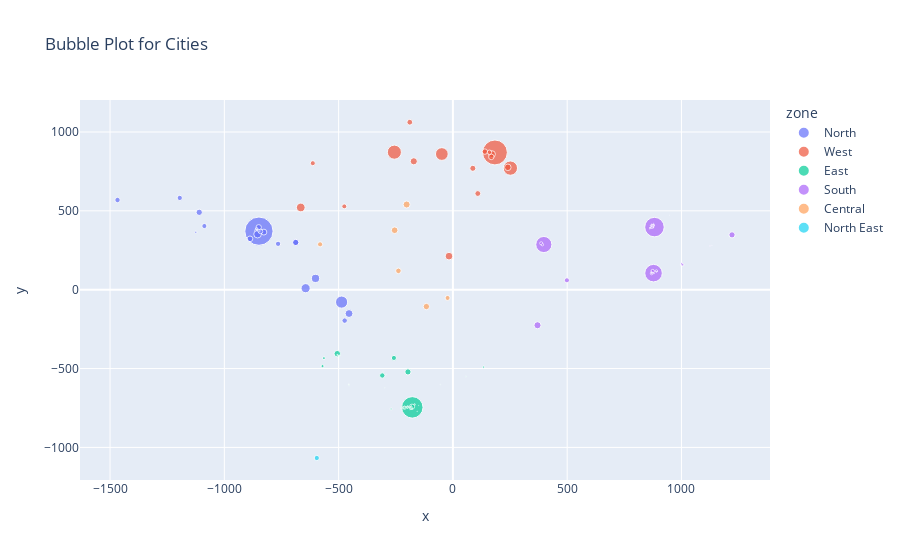

Notebook code for this chart:
### Markdown cell above
# Visualization

### Code cell
import plotly.express as px

# Assuming fit_data contains the 2D positions and df is the original DataFrame
# Also, assuming 'population' and 'zone' columns exist in the original DataFrame

# # Create a DataFrame for the bubble plot
# bubble_data = pd.DataFrame({
#     'City': df['city'],
#     'X': [pos[0] for pos in fit_data],  # First dimension from fit_data
#     'Y': [pos[1] for pos in fit_data], # Second dimension from MDS
#     'Population': df['population'],
#     'Zone': df['zone']
# })

# Create the bubble plot using Plotly
fig = px.scatter(df, x=fit_data[:,0], y=fit_data[:,1], size='population', color='zone',
                 hover_name='city', 
                 labels={'population': 'population'},
                 title='Bubble Plot for Cities')

fig.update_traces(marker=dict(sizemode='diameter',opacity=0.7),selector=dict(mode='marker+text',textfont_size=10))
# Show the plot
fig.show()

### Figure 1 — Plotly figure (JSON) as saved in the notebook; plotly's stock layout.template omitted (floating-point values rounded to 4 significant figures)
{"data": [{"hovertemplate": "<b>%{hovertext}</b><br><br>zone=North<br>x=%{x}<br>y=%{y}<br>population=%{marker.size}<extra></extra>", "hovertext": ["Delhi", "Prayagraj", "Lucknow", "Cawnpore", "Mirzāpur", "Ghāziābād", "Ludhiāna", "Agwār", "Āgra", "Farīdābād", "Meerut", "Najafgarh", "Vārānasi", "Srīnagar", "Amritsar", "Alīgarh", "Chandīgarh", "Kālkāji Devi", "New Delhi", "Shimla", "Sultānpur Mazra", "Bhālswa Jahangirpur", "Nāngloi Jāt"], "legendgroup": "North", "marker": {"color": "#636efa", "size": [32226000, 5954391, 3382000, 2701324, 2496970, 2375820, 1618879, 1585705, 1585704, 1404653, 1305429, 1203180, 1198491, 1180570, 1132383, 1131160, 1055450, 824177, 249998, 206575, 163716, 151427, 150371], "sizemode": "area", "sizeref": 80565, "symbol": "circle"}, "mode": "markers", "name": "North", "orientation": "v", "showlegend": true, "type": "scatter", "x": [-848.6, -486.9, -644.4, -601.1, -454.5, -854.6, -1110.0, -687.6, -687.6, -827.0, -887.8, -849.5, -473.5, -1467.0, -1195.0, -764.9, -1087.0, -841.7, -849.1, -1125.0, -859.0, -862.8, -857.4], "xaxis": "x", "y": [371.1, -78.58, 9.329, 71.68, -151.2, 352.2, 490.7, 299.6, 299.6, 365.2, 322.5, 395.6, -195.9, 568.7, 581.8, 290.8, 403.6, 369.3, 373.2, 364.2, 386.5, 377.0, 386.8], "yaxis": "y"}, {"hovertemplate": "<b>%{hovertext}</b><br><br>zone=West<br>x=%{x}<br>y=%{y}<br>population=%{marker.size}<extra></extra>", "hovertext": ["Mumbai", "Pune", "Ahmedabad", "Sūrat", "Jaipur", "Nāgpur", "Vadodara", "Thāne", "Chinchvad", "Nāsik", "Aurangābād", "Rājkot", "Kalamboli", "Vasai", "Jodhpur", "Kota", "Bhayandar"], "legendgroup": "West", "marker": {"color": "#EF553B", "size": [24973000, 8231000, 8009000, 6538000, 3073350, 2405665, 2065771, 1886941, 1729320, 1486053, 1371330, 1335397, 1246381, 1222390, 1033918, 1001694, 809378], "sizemode": "area", "sizeref": 80565, "symbol": "circle"}, "mode": "markers", "name": "West", "orientation": "v", "showlegend": true, "type": "scatter", "x": [183.9, 251.5, -256.1, -48.38, -665.7, -17.06, -171.1, 171.1, 240.3, 87.21, 109.0, -188.6, 168.1, 139.7, -613.0, -475.2, 160.0], "xaxis": "x", "y": [870.2, 771.0, 872.1, 860.3, 521.3, 212.8, 814.1, 859.4, 775.9, 769.8, 609.8, 1062.0, 842.3, 875.6, 802.0, 528.2, 871.6], "yaxis": "y"}, {"hovertemplate": "<b>%{hovertext}</b><br><br>zone=East<br>x=%{x}<br>y=%{y}<br>population=%{marker.size}<extra></extra>", "hovertext": ["Kolkāta", "Patna", "Jamshedpur", "Dhanbād", "Hāora", "Rānchi", "Salt Lake City", "Bhātpāra", "Darbhanga", "Muzaffarpur", "Puri", "Shrīrāmpur", "Hugli", "Chandannagar", "Krishnanagar", "Bārākpur", "Titāgarh", "Dam Dam", "Bānsbāria", "Baj Baj", "Kendrāparha", "Sijua", "Chakapara", "Sabalpur", "Salua", "Balasore", "Jethuli", "Nagtala", "Pakri", "Punādih", "Harilādih", "Alāwalpur", "Mahuli", "Zeyādah Kot", "Hīrāpur", "Mirchi", "Sonudih", "Babura", "Taliganja", "Tarchha", "Belgharia", "Kedihāti", "Simli Murārpur", "Sonāwān", "Devanandapur", "Tribeni", "Nathupur", "Bāli", "Saino", "Shekhpura", "Nārāyanpur Kola", "Gyan Chak", "Harchandi", "Santoshpur", "Harna Buzurg", "Sultānpur"], "legendgroup": "East", "marker": {"color": "#00cc96", "size": [18502000, 1684222, 1558000, 1162472, 1077075, 1073440, 403316, 386019, 380125, 333200, 201026, 181842, 179931, 166867, 153062, 152783, 116541, 114786, 103920, 76837, 41404, 39372, 35282, 18810, 15171, 13869, 11572, 10419, 9768, 8273, 7917, 7827, 6683, 6457, 5910, 5710, 5658, 4755, 4278, 4198, 4193, 3910, 3739, 3682, 3449, 3305, 3129, 3128, 2987, 2950, 2919, 2855, 2827, 2808, 2579, 2473], "sizemode": "area", "sizeref": 80565, "symbol": "circle"}, "mode": "markers", "name": "East", "orientation": "v", "showlegend": true, "type": "scatter", "x": [-177.6, -506.0, -196.6, -308.9, -178.9, -258.1, -182.5, -211.3, -570.4, -564.3, 134.7, -197.8, -215.6, -210.8, -270.4, -199.5, -196.8, -183.6, -222.4, -167.6, 57.11, -304.9, -184.5, -506.7, -182.0, -54.3, -499.4, -156.5, -504.7, -500.5, -289.9, -494.6, -499.9, -149.9, -297.8, -501.2, -456.1, -452.9, -180.1, -455.8, -178.2, -187.8, -503.9, -500.0, -218.7, -228.9, -496.9, -493.0, -455.8, -503.0, -457.5, -500.6, -454.4, -165.7, -454.1, -497.9], "xaxis": "x", "y": [-746.1, -405.6, -521.2, -544.0, -741.9, -432.7, -749.0, -749.0, -484.6, -433.8, -490.7, -742.3, -747.5, -744.7, -756.1, -746.1, -745.4, -751.0, -747.6, -727.1, -550.8, -517.3, -743.8, -414.0, -735.6, -601.4, -424.2, -771.2, -411.5, -422.3, -536.2, -416.1, -418.5, -734.2, -622.4, -417.1, -600.0, -609.0, -753.6, -607.6, -757.8, -762.2, -419.7, -419.7, -744.6, -753.1, -421.3, -418.2, -599.0, -410.0, -598.6, -420.0, -602.4, -731.0, -599.4, -420.9], "yaxis": "y"}, {"hovertemplate": "<b>%{hovertext}</b><br><br>zone=South<br>x=%{x}<br>y=%{y}<br>population=%{marker.size}<extra></extra>", "hovertext": ["Bangalore", "Chennai", "Hyderābād", "Vishākhapatnam", "Madurai", "Vijayavāda", "Ambattūr", "Kūkatpalli", "Dāsarhalli", "Oulgaret", "Tiruvottiyūr", "Puducherry", "Byatarayanpur", "Pallāvaram", "Secunderābād", "Yelahanka", "Madhavaram", "Nerkunram", "Manali", "Pāppākurichchi", "Herohalli", "Madipakkam", "Jālhalli", "Chinnasekkadu", "Bāgalūr", "Hunasamaranhalli", "Hesarghatta", "Bommayapālaiyam", "Gundūr", "Mādnāikanhalli", "Kādiganahalli", "Arshakunti", "Sondekoppa", "Mādavar", "Kadabgeri", "Nanmangalam", "Kammanhalli", "Sonnappanhalli", "Doddajīvanhalli", "Huttanhalli", "Vājarhalli", "Cāchohalli", "Kasgatpur", "Kitanelli", "Bendravādi", "Kodagihalli", "Mailanhalli"], "legendgroup": "South", "marker": {"color": "#ab63fa", "size": [15386000, 12395000, 10494000, 2035922, 1561129, 1048240, 466205, 385821, 349720, 300104, 249446, 244377, 239902, 215417, 213698, 119891, 100442, 52570, 37748, 26889, 23851, 20523, 13063, 12854, 9925, 9741, 9485, 8796, 8587, 7805, 7225, 6262, 4866, 4678, 4573, 4386, 4144, 3996, 3792, 3240, 3009, 2946, 2852, 2827, 2684, 2585, 2543], "sizemode": "area", "sizeref": 80565, "symbol": "circle"}, "mode": "markers", "name": "South", "orientation": "v", "showlegend": true, "type": "scatter", "x": [881.9, 877.8, 397.8, 370.2, 1221.0, 498.9, 874.1, 386.5, 874.2, 1001.0, 869.3, 1006.0, 872.3, 890.3, 391.8, 868.5, 870.5, 879.6, 868.5, 1125.0, 880.2, 890.9, 875.7, 869.1, 865.2, 863.8, 863.8, 997.3, 1133.0, 872.2, 861.1, 870.3, 878.8, 873.3, 879.4, 893.6, 878.0, 862.5, 878.7, 861.6, 867.6, 879.0, 867.1, 877.9, 947.3, 881.6, 859.4], "xaxis": "x", "y": [396.9, 105.1, 286.4, -225.5, 347.8, 59.66, 118.0, 293.9, 405.2, 162.1, 102.2, 157.5, 396.5, 119.0, 285.0, 396.0, 109.6, 104.2, 105.8, 277.3, 408.2, 113.6, 401.2, 106.8, 388.0, 393.3, 408.7, 153.7, 280.8, 410.5, 392.3, 414.9, 421.3, 409.5, 414.1, 116.2, 391.7, 393.4, 394.3, 389.8, 416.1, 409.9, 405.9, 415.5, 472.9, 410.7, 384.8], "yaxis": "y"}, {"hovertemplate": "<b>%{hovertext}</b><br><br>zone=Central<br>x=%{x}<br>y=%{y}<br>population=%{marker.size}<extra></extra>", "hovertext": ["Indore", "Bhopāl", "Bilāspur", "Jabalpur", "Gwalior", "Raipur"], "legendgroup": "Central", "marker": {"color": "#FFA15A", "size": [1994397, 1798218, 1625502, 1267564, 1069276, 1010087], "sizemode": "area", "sizeref": 80565, "symbol": "circle"}, "mode": "markers", "name": "Central", "orientation": "v", "showlegend": true, "type": "scatter", "x": [-202.5, -254.9, -116.0, -238.3, -581.0, -23.33], "xaxis": "x", "y": [540.1, 376.8, -106.8, 119.5, 287.6, -52.29], "yaxis": "y"}, {"hovertemplate": "<b>%{hovertext}</b><br><br>zone=North East<br>x=%{x}<br>y=%{y}<br>population=%{marker.size}<extra></extra>", "hovertext": ["Guwāhāti"], "legendgroup": "North East", "marker": {"color": "#19d3f3", "size": [1116267], "sizemode": "area", "sizeref": 80565, "symbol": "circle"}, "mode": "markers", "name": "North East", "orientation": "v", "showlegend": true, "type": "scatter", "x": [-595.5], "xaxis": "x", "y": [-1067.0], "yaxis": "y"}], "layout": {"legend": {"itemsizing": "constant", "title": {"text": "zone"}, "tracegroupgap": 0}, "title": {"text": "Bubble Plot for Cities"}, "xaxis": {"anchor": "y", "domain": [0, 1], "title": {"text": "x"}}, "yaxis": {"anchor": "x", "domain": [0, 1], "title": {"text": "y"}}}}
